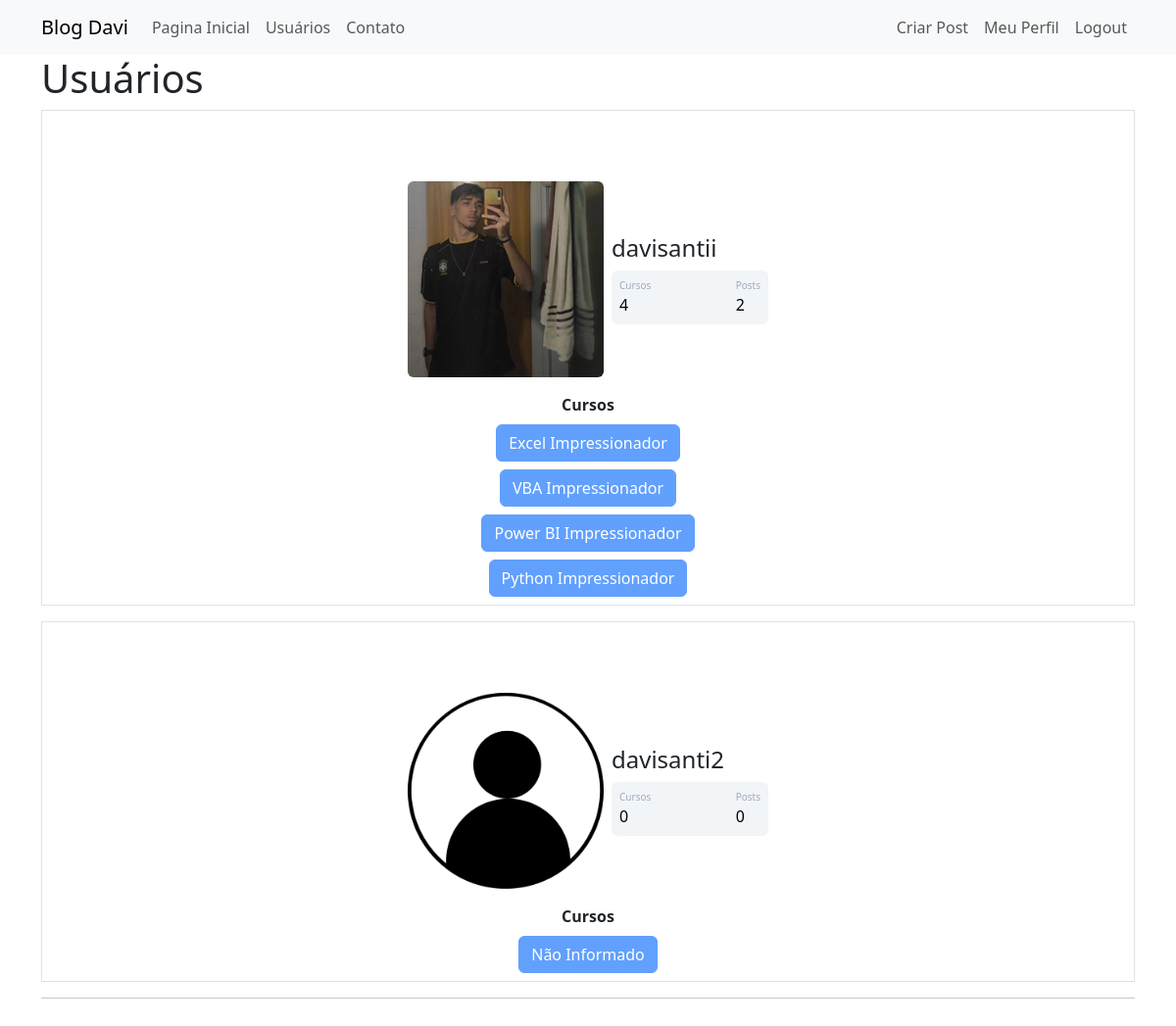
The app's page /usuarios (signed in) with its own data.
### blogdavi/models.py (models this page shows)
class Usuario(database.Model, UserMixin):
    id = database.Column(database.Integer, primary_key=True)
    username = database.Column(database.String, unique=True, nullable=False)
    email = database.Column(database.String, unique=True, nullable=False)
    senha = database.Column(database.String, nullable=False)
    foto_perfil = database.Column(database.String, default='default.jpg')
    posts = database.relationship('Post', backref="autor", lazy=True) #backref = nome da coluna na outra classe
    cursos = database.Column(database.String, nullable=False, default='Não Informado')
    def contar_posts(self):
        return len(self.posts)

### blogdavi/routes.py (the view)
@app.route("/usuarios")
@login_required
def usuarios():
    lista_usuarios = Usuario.query.all()
    return render_template("usuarios.html", lista_usuarios= lista_usuarios)

### blogdavi/models.py (called while the page is built)
@login_manager.user_loader
def load_usuario(id_usuario):
    return Usuario.query.get(int(id_usuario))

### blogdavi/templates/usuarios.html (shortened to what this page needs)
{% extends 'base.html' %}
{% block body %}
<div class="container">
  <h1>Usuários</h1>
  {% for usuario in lista_usuarios %}
  <div class="border p-2 mb-3">
    <div class="container mt-5 d-flex justify-content-center">
        <div class="card p-3">
            <div class="d-flex align-items-center">
                <div class="image">
                    <img src="{{ url_for('static', filename='fotos_perfil/{}'.format(usuario.foto_perfil)) }}" class="rounded me-2" width="200" >
                </div>
                <div class="ml-3 w-100">
                    <h4 class="mb-0 mt-0">{{ usuario.username }}</h4>
                    <div class="p-2 mt-2 bg-primary d-flex justify-content-between rounded text-white stats">
                        <div class="d-flex flex-column">
                            <span class="articles">Cursos</span>
                            {% if 'Não Informado' in usuario.cursos %}
                                <span class="number1">0</span>
                            {% else %}
                                <span class="number1">{{ usuario.cursos.count(';') + 1 }}</span>
                            {% endif %}
                        </div>
                        <div class="d-flex flex-column">
                            <span class="followers">Posts</span>
                            <span class="number2">{{ usuario.contar_posts() }}</span>
                        </div>
                    </div>
                </div>
            </div>
        </div>
    </div>
    <div class="row justify-content-center">
        <div class="col col-4" style="text-align: center">
            <strong>Cursos</strong><br>
                {% for curso in usuario.cursos.split(';') %}
                    <button type="button" class="btn btn-primary mt-2" disabled>{{ curso }}</button>
                {% endfor %}
        </div>
    </div>
  </div>
  {% endfor %}
  <hr>
</div>
{% endblock %}

### blogdavi/templates/base.html (shortened to what this page needs)
<!DOCTYPE html>
<html lang="pt-br">
  <head>
    <link href="https://cdn.jsdelivr.net/npm/bootstrap@5.3.3/dist/css/bootstrap.min.css" rel="stylesheet">
    <link href="{{url_for('static', filename='main.css')}}" rel="stylesheet" type="text/css">
  </head>
  <body>
        {% include 'navbar.html' %}
        {% block body %}
        {% endblock %}
  </body>
</html>

### blogdavi/templates/navbar.html (shortened to what this page needs)
<nav class="navbar navbar-expand-lg bg-body-tertiary">
    <div class="container-fluid container">
      <a class="navbar-brand" href="{{ url_for('homepage') }}">Blog Davi</a>
      <div class="collapse navbar-collapse" id="navbarSupportedContent">
        <ul class="navbar-nav me-auto mb-2 mb-lg-0">
          <li class="nav-item">
            <a class="nav-link" aria-current="page" href="{{ url_for('homepage') }}">Pagina Inicial</a>
          </li>
          <li class="nav-item">
            <a class="nav-link" href="{{ url_for('usuarios') }}">Usuários</a>
          </li>
          <li class="nav-item">
            <a class="nav-link" href="{{ url_for('contato') }}">Contato</a>
          </li>
        </ul>
        <ul class="d-flex navbar-nav">
          {% if current_user.is_authenticated %}
            <li class="nav-item">
              <a class="nav-link" href="{{ url_for('criar_post') }}">Criar Post</a>
            </li>
            <li class="nav-item">
              <a class="nav-link" href="{{ url_for('perfil') }}">Meu Perfil</a>
            </li>
            <li class="nav-item">
              <a class="nav-link" href="{{ url_for('logout') }}">Logout</a>
            </li>
          {% endif %}
        </ul>
      </div>
    </div>
  </nav>

### blogdavi/static/main.css (style rules this page uses)
.card { width: 400px; border: none; border-radius: 10px; background-color: #fff; }
.stats { background: #f2f5f8 !important; color: #000 !important; }
.articles { font-size:10px; color: #a1aab9; }
.number1 { font-weight:500; }
.followers { font-size:10px; color: #a1aab9; }
.number2 { font-weight:500; }

### records on screen
Usuario: foto_perfil (picture), username "davisantii", cursos "4", contar_posts "2", curso "Excel Impressionador" "VBA Impressionador" "Power BI Impressionador" "Python Impressionador"
Usuario: foto_perfil (placeholder picture), username "davisanti2", shows "0", contar_posts "0", cursos "Não Informado"
